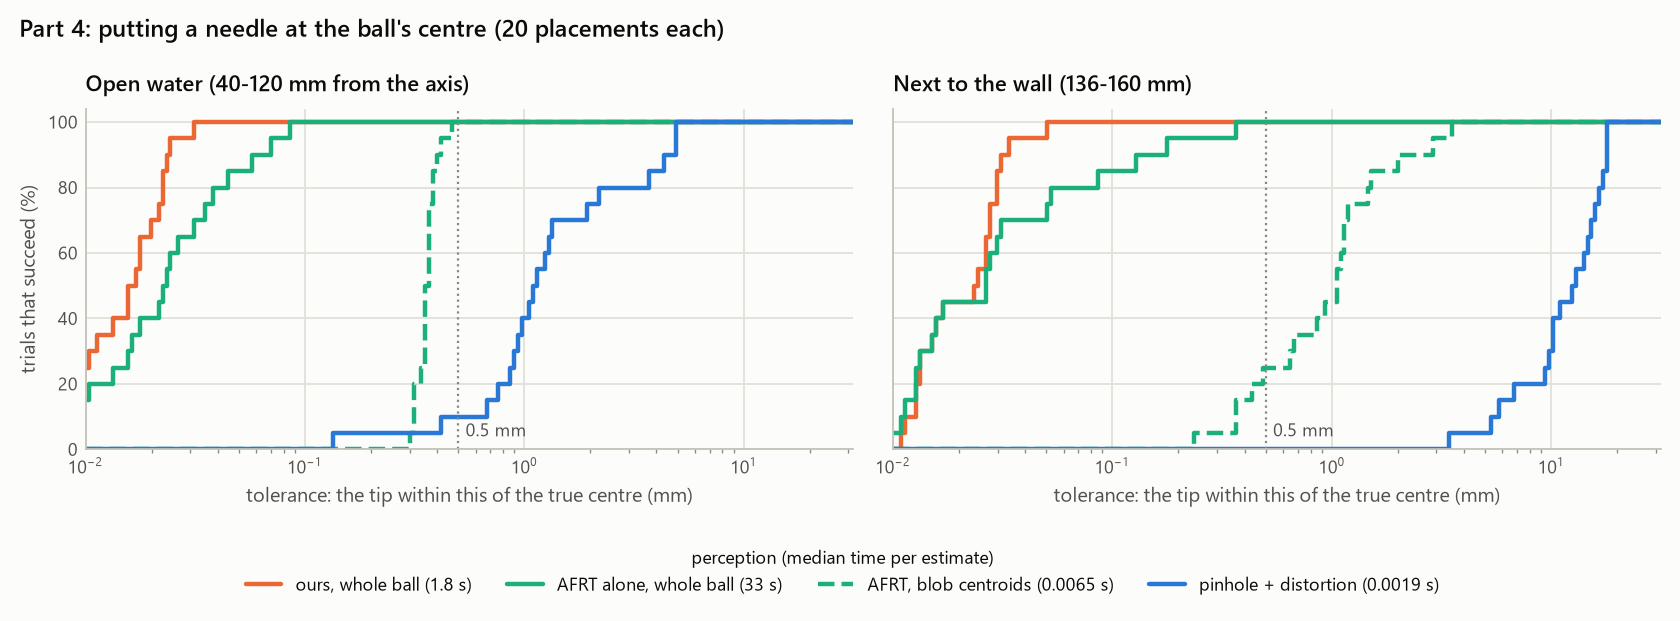

The script that saved this image:
"""Demo D, part 4: putting a needle at the ball's centre.

    python examples/demo_d_arm/precision.py --workers 5       # about 7 minutes

The ball rests at a point of the tank (tethered: it does not move, so perception alone decides), and the arm, holding
a needle on the slim tool's shaft, must put the needle's tip at the ball's centre.  It knows the ball only from the
three tank cameras, whose frames are ray-traced through the curved wall with the needle parked above the water.  It
moves the tip onto the perception's estimate and servos it there with its own joint angles to 0.01 mm, so the arm adds
no error of its own.  A trial succeeds when the tip ends within TOL of the true centre and the robot never touched the
tank.

Four perceptions estimate the centre from the same frames:
  * ours, whole ball: the centre fitted to the ball's blobs, predicted from every image of its surface by project()
    and weighted with the analytic Jacobian (ball_image.py);
  * AFRT, whole ball: the same fit with AFRT alone: each surface point's image from one AFRT start and every
    derivative by finite differences of AFRT (afrt_ball.py), no closed form of the window;
  * AFRT, blob centroids: parts 1-2's AFRT perception (each blob's centroid taken as the image of the centre);
  * pinhole + distortion: each camera's OpenCV model calibrated through the tank (parts 1-2).
Both whole-ball fits take the blobs' pixels (an image of the surface joins the blob it lands on) and weigh each blob
by how well two sets of surface points agree on its prediction (`ball_image.fit`, weigh=True): next to a caustic a
few points decide a blob's predicted centroid.
40 placements: 20 in the open water (40-120 mm from the axis) and 20 next to the wall (136-160 mm).
"""
import argparse
import json
import sys
import time
from concurrent.futures import ProcessPoolExecutor
from pathlib import Path

import numpy as np

HERE = Path(__file__).resolve().parent
sys.path[:0] = [str(HERE.parents[1] / "src"), str(HERE)]
import refractive_camera as rc  # noqa: E402
import afrt_ball  # noqa: E402
import arm  # noqa: E402
import ball_image  # noqa: E402
import demo_d as D  # noqa: E402

TOL = 0.5e-3                                 # m: the tip must end this close to the true centre
N_EACH = 20
KINDS = ("ours_ball", "afrt_ball", "afrt", "pinhole")
LABELS = {"ours_ball": "ours, whole ball", "afrt_ball": "AFRT alone, whole ball", "afrt": "AFRT, blob centroids",
          "pinhole": "pinhole + distortion"}
NEEDLE_PARK = np.r_[arm.TANK_XY, 0.43]       # the tip above the water, on the axis, while the cameras look


def placements(seed=4):
    """N_EACH ball centres in the open water and N_EACH next to the wall, each seen by at least two cameras."""
    rng = np.random.default_rng(seed)
    cams = D.cameras()
    out = []
    for near in (False, True):
        k = 0
        while k < N_EACH:
            r = rng.uniform(0.136, 0.160) if near else rng.uniform(0.04, 0.12)
            a = rng.uniform(-np.pi, np.pi)
            X = np.r_[arm.TANK_XY + r * np.array([np.cos(a), np.sin(a)]), rng.uniform(0.17, 0.27)]
            if sum(int(rc.project(X, c, D.TANK).counts()[0] > 0) for c in cams) < 2:
                continue
            out.append((X, near))
            k += 1
    return out


def pinhole_fits():
    """Each camera's OpenCV model calibrated through the tank, as in parts 1-2 (cached)."""
    path = D.CACHE / "pinhole_fits.json"
    if not path.exists():
        rng = np.random.default_rng(1)
        fits = [D.calibrate_pinhole(c, rng)[0] for c in D.cameras()]
        D.CACHE.mkdir(parents=True, exist_ok=True)
        path.write_text(json.dumps([{"K": f.K.tolist(), "R": f.R.tolist(), "t": f.t.tolist(),
                                     "dist": list(map(float, f.dist))} for f in fits]))
    return [rc.Camera(f["K"], f["R"], f["t"], f["dist"], D.SIZE) for f in json.loads(path.read_text())]


def estimate(kind, blobs, cams, fits, regions):
    """The perception's estimate of the centre (3,), or None.  regions: each camera's blobs' pixels."""
    if kind in ("ours_ball", "afrt_ball", "afrt"):
        per = D.Refractive(cams) if kind == "ours_ball" else D.AFRTPerception(cams)
        X0 = per.locate(blobs, None)
        if X0 is None:
            return None
        X1 = per.locate(blobs, X0)                    # every predicted image of the first estimate takes its blob
        X1 = X0 if X1 is None else X1
        if kind == "afrt":
            return X1
        lib = ball_image if kind == "ours_ball" else afrt_ball
        obs = [(c, *lib.blobs_near(X1, c, D.TANK, b, regions=reg)) for c, b, reg in zip(cams, blobs, regions)]
        obs = [o for o in obs if len(o[1])]
        # an image joins the blob it lands on, and each blob counts as well as its two predictions agree (ball_image)
        X, rms = lib.fit(obs, X1, D.TANK, D.BALL_RGB, weigh=True)
        return X if np.all(np.isfinite(X)) and rms < 2.0 else X1
    per = D.Pinhole(fits)
    X0 = per.locate(blobs, None)
    if X0 is None:
        return None
    X1 = per.locate(blobs, X0)
    return X0 if X1 is None else X1


def place(m, target, ball):
    """Move the needle's tip from its park onto `target` (over it first, then down), then servo it there with the
    arm's own joint angles.  Returns the tip's final position and the number of contacts with the tank."""
    import mujoco
    d = mujoco.MjData(m)
    ik = arm.IK(m)
    R_down = arm.fingers_down(np.pi / 2)
    q, _ = ik.solve(np.array([0.0, 0.2, 0.0, -1.9, 0.0, 2.1, 0.785]), NEEDLE_PARK, R_down, iters=300)
    d.qpos[:7], d.ctrl[:7] = q, q
    d.mocap_pos[0] = ball
    mujoco.mj_forward(m, d)
    tank_ids = arm.tank_geoms(m)
    steps = int(round(D.DT_CTRL / m.opt.timestep))
    contacts = 0
    goal = NEEDLE_PARK.copy()
    above = np.r_[target[:2], target[2] + 0.05]
    for waypoint, speed in ((above, 0.20), (np.asarray(target, float), 0.05)):
        while True:
            step = waypoint - goal
            n = np.linalg.norm(step)
            goal = waypoint.copy() if n <= speed * D.DT_CTRL else goal + step / n * speed * D.DT_CTRL
            q, _ = ik.solve(d.qpos, goal, R_down)
            d.ctrl[:7] = q
            for _ in range(steps):
                mujoco.mj_step(m, d)
                contacts += arm.tank_contacts(m, d, tank_ids)
            if n <= speed * D.DT_CTRL:
                break
    aim = np.asarray(target, float).copy()
    for _ in range(8):                                  # servo the tip on the arm's own joint angles
        for _ in range(20 * steps):
            mujoco.mj_step(m, d)
            contacts += arm.tank_contacts(m, d, tank_ids)
        tip = d.site("tcp").xpos.copy()
        miss = target - tip
        if np.linalg.norm(miss) < 1e-5:
            break
        aim = aim + miss
        q, _ = ik.solve(d.qpos, aim, R_down)
        d.ctrl[:7] = q
    return d.site("tcp").xpos.copy(), contacts


def trial(args):
    """One placement: the frames, each perception's estimate, and the needle put there."""
    i, X, near = args
    import mujoco
    m = arm.build_model(tool="needle")
    d = mujoco.MjData(m)
    ik = arm.IK(m)
    q, _ = ik.solve(np.array([0.0, 0.2, 0.0, -1.9, 0.0, 2.1, 0.785]), NEEDLE_PARK, arm.fingers_down(np.pi / 2),
                    iters=300)
    d.qpos[:7] = q
    d.mocap_pos[0] = X
    mujoco.mj_forward(m, d)
    cams = D.cameras()
    objs = D.inside_objects(X, arm.tool_parts(m, d, arm.NEEDLE_GEOMS))
    # a finer coarse pass than parts 1-3 (one sample per 2 x 2 pixels): at 4 x 4 the detector missed small second
    # copies of the ball (17 px of 430 in one frame, 53 px from the main blob), the very part one AFRT start lacks
    found = [D.detect(c, objs, factor=2, regions=True) for c in cams]
    blobs, regions = [b for b, _ in found], [p for _, p in found]
    fits = pinhole_fits()
    seen = [int(rc.project(X, c, D.TANK).counts()[0]) for c in cams]
    row = {"i": i, "X": X.tolist(), "near_wall": bool(near), "r_mm": 1e3 * float(np.hypot(*(X[:2] - arm.TANK_XY))),
           "images_per_camera": seen, "blobs_per_camera": [int(len(b)) for b in blobs]}
    for kind in KINDS:
        t0 = time.perf_counter()
        est = estimate(kind, blobs, cams, fits, regions)
        dt = time.perf_counter() - t0
        if est is None:
            row[kind] = {"estimate": None, "error_mm": None, "tip_error_mm": None, "contacts": 0, "time_s": dt}
            continue
        tip, contacts = place(m, est, X)
        row[kind] = {"estimate": est.tolist(), "error_mm": 1e3 * float(np.linalg.norm(est - X)),
                     "tip_error_mm": 1e3 * float(np.linalg.norm(tip - X)),
                     "tip_to_estimate_mm": 1e3 * float(np.linalg.norm(tip - est)), "contacts": int(contacts),
                     "time_s": dt}
    return row


def success(r, tol):
    return r["tip_error_mm"] is not None and r["tip_error_mm"] <= 1e3 * tol and r["contacts"] == 0


def summarise(rows, say):
    say(f"Placing a needle at the ball's centre: a trial succeeds when the tip ends within {1e3 * TOL:g} mm of the "
        f"true centre.")
    for near, label in ((False, "open water (40-120 mm)"), (True, "next to the wall (136-160 mm)")):
        sel = [r for r in rows if r["near_wall"] == near]
        say(f"\n  {label}, {len(sel)} placements")
        for k in KINDS:
            errs = [r[k]["error_mm"] for r in sel if r[k]["error_mm"] is not None]
            ok = sum(success(r[k], TOL) for r in sel)
            tips = [r[k]["tip_to_estimate_mm"] for r in sel if r[k].get("tip_to_estimate_mm") is not None]
            say(f"    {LABELS[k]:24s}: {ok:2d} of {len(sel)} succeed; estimate's error median "
                f"{np.median(errs):6.3f} mm, max {np.max(errs):6.2f} mm; tip to estimate {np.max(tips):.4f} mm max; "
                f"{np.median([r[k]['time_s'] for r in sel]):.2f} s per estimate")


def figure():
    """precision.png: the share of trials whose tip ends within each tolerance, open water and next to the wall."""
    import matplotlib
    matplotlib.use("Agg")
    import matplotlib.pyplot as plt
    sys.path.insert(0, str(HERE.parent))
    import figstyle as fs
    fs.use()
    rows = json.loads((HERE / "precision.json").read_text())["trials"]
    style = {"ours_ball": (fs.COLOR["refractive"], "-"), "afrt_ball": (fs.COLOR["afrt"], "-"),
             "afrt": (fs.COLOR["afrt"], "--"), "pinhole": (fs.COLOR["pinhole_dist"], "-")}
    tols = np.logspace(-2, 1.5, 200)                             # mm
    fig, axes = plt.subplots(1, 2, figsize=(10.5, 3.7), sharey=True)
    for ax, near, title in ((axes[0], False, "Open water (40-120 mm from the axis)"),
                            (axes[1], True, "Next to the wall (136-160 mm)")):
        sel = [r for r in rows if r["near_wall"] == near]
        for k in KINDS:
            e = np.array([r[k]["tip_error_mm"] if r[k]["tip_error_mm"] is not None else np.inf for r in sel])
            col, ls = style[k]
            ax.step(tols, [100 * np.mean(e <= t) for t in tols], where="post", color=col, ls=ls, lw=2,
                    label=f"{LABELS[k]} ({np.median([r[k]['time_s'] for r in sel]):.2g} s)")
        ax.axvline(1e3 * TOL, color=fs.MUTED, lw=1, ls=":")
        ax.text(1e3 * TOL * 1.08, 4, f"{1e3 * TOL:g} mm", color=fs.INK2, fontsize=8)
        ax.set_xscale("log")
        ax.set_xlim(tols[0], tols[-1])
        ax.set_ylim(0, 104)
        ax.set_title(title)
        ax.set_xlabel("tolerance: the tip within this of the true centre (mm)")
    axes[0].set_ylabel("trials that succeed (%)")
    h, lab = axes[1].get_legend_handles_labels()
    fig.legend(h, lab, loc="lower center", ncol=4, fontsize=8, title="perception (median time per estimate)",
               title_fontsize=8, bbox_to_anchor=(0.5, -0.02))
    fig.suptitle("Part 4: putting a needle at the ball's centre (20 placements each)", x=0.01, ha="left",
                 fontsize=11, fontweight="semibold")
    fig.tight_layout(rect=(0, 0.12, 1, 1))
    fig.savefig(HERE / "precision.png")
    plt.close(fig)


def main():
    ap = argparse.ArgumentParser()
    ap.add_argument("--workers", type=int, default=5)
    ap.add_argument("--figure-only", action="store_true", help="draw precision.png from precision.json")
    args = ap.parse_args()
    if args.figure_only:
        figure()
        return
    lines = []

    def say(*a):
        s = " ".join(str(x) for x in a)
        print(s, flush=True)
        lines.append(s)

    arm.fetch_panda()
    pinhole_fits()
    jobs = [(i, X, near) for i, (X, near) in enumerate(placements())]
    t0 = time.perf_counter()
    with ProcessPoolExecutor(args.workers) as ex:
        rows = []
        for row in ex.map(trial, jobs):
            rows.append(row)
            print(f"  trial {row['i'] + 1:2d}/{len(jobs)} ({'wall' if row['near_wall'] else 'open'}): " + ", ".join(
                f"{k} {row[k]['error_mm']:.3f}" if row[k]['error_mm'] is not None else f"{k} -" for k in KINDS),
                flush=True)
    summarise(rows, say)
    say(f"\n{len(jobs)} trials in {time.perf_counter() - t0:.0f} s")
    (HERE / "precision.json").write_text(json.dumps({"tol_mm": 1e3 * TOL, "trials": rows}, indent=1))
    (HERE / "precision_out.txt").write_text("\n".join(lines) + "\n")
    figure()


if __name__ == "__main__":
    main()
